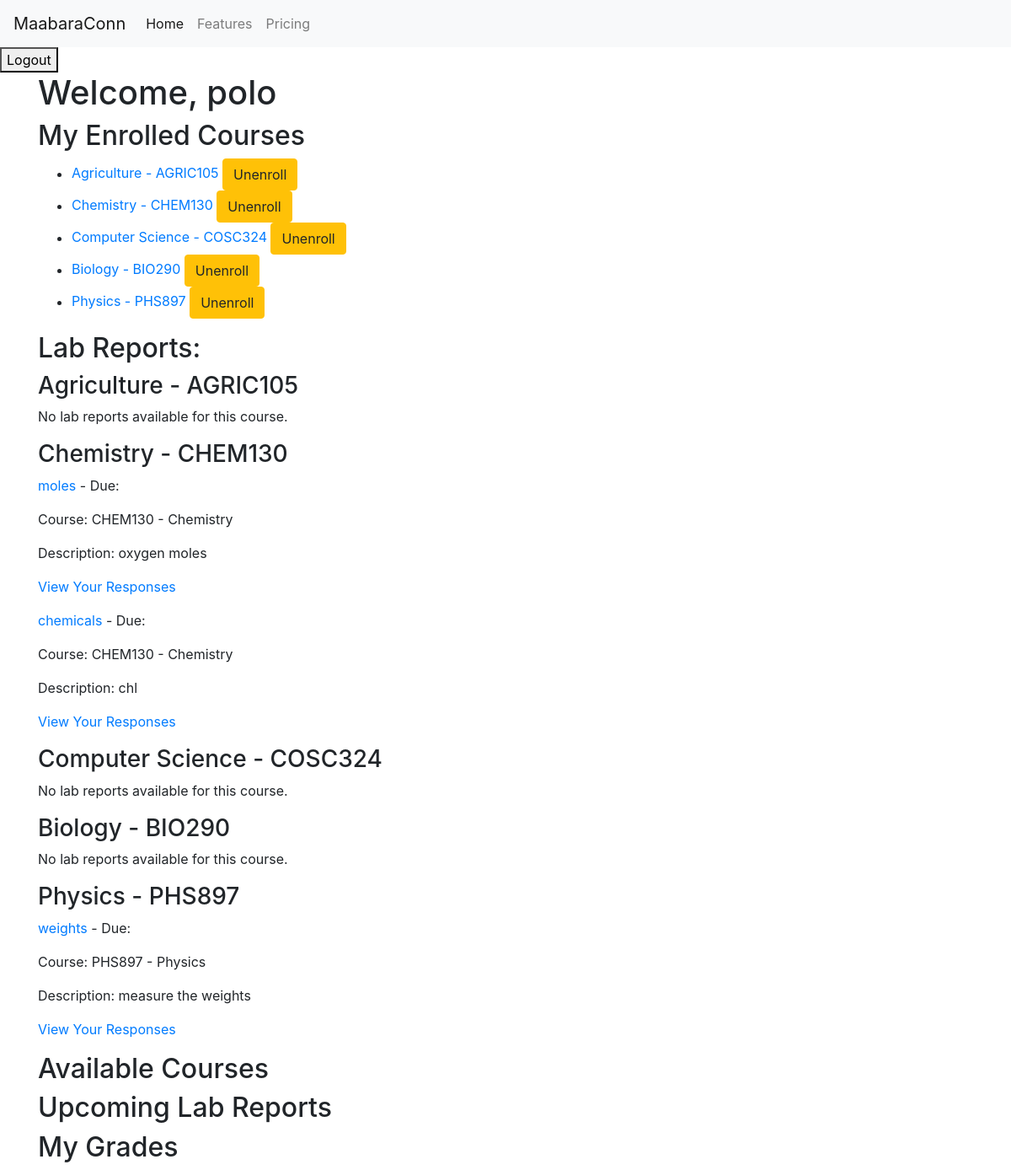
/users/dashboard/ (signed in), run on the app's committed database.
### users/models.py (models this page shows, shortened)
class User(AbstractUser):
    class Role(models.TextChoices):
        STUDENT = 'ST', _('Student')
        LAB_TECH = 'LT', _('Lab Technician')
        LECTURER = 'LE', _('Lecturer')
    role = models.CharField(
        max_length=2,
        choices=Role.choices,
        default=Role.STUDENT,
    )
    groups = models.ManyToManyField(Group, verbose_name=_('groups'), blank=True, help_text=_(
        'The groups this user belongs to. A user will get all permissions granted to each of their groups.'),
        related_name="user_set_custom",
        related_query_name="user",
    )
    user_permissions = models.ManyToManyField(
        Permission,
        verbose_name=_('user permissions'),
        blank=True,
        help_text=_('Specific permissions for this user.'),
        related_name="user_set_custom",
        related_query_name="user",
    )

class Course(models.Model):
    name = models.CharField(max_length=255, unique=True)
    code = models.CharField(max_length=10, unique=True)
    lecturer = models.ForeignKey(
        User, on_delete=models.CASCADE, related_name='courses')
    def __str__(self):
        return f"{self.code} - {self.name}"
    student = models.ManyToManyField(
        User, related_name='enrolled_courses', blank=False)

class LabReport(models.Model):
    REPORT_TYPE_CHOICES = [
        ('IND', 'Individual'),
        ('GRP', 'Group'),]
    report_type = models.CharField(
        max_length=3, choices=REPORT_TYPE_CHOICES, default='IND')
    creator = models.ForeignKey(
        settings.AUTH_USER_MODEL, on_delete=models.CASCADE, related_name='lab_reports')
    course = models.ForeignKey(
        Course, on_delete=models.CASCADE, related_name='lab_reports')
    title = models.CharField(max_length=255)
    description = models.TextField()
    laboratory = models.ForeignKey(
        Laboratory, on_delete=models.CASCADE, related_name='lab_reports', null=True)
    document = models.FileField(upload_to='lab_reports/')
    submitted_at = models.DateTimeField(auto_now_add=True)
    status = models.CharField(max_length=100, default='Pending')
    template = models.ForeignKey(
        LabTemplate, on_delete=models.SET_NULL, null=True, blank=True, related_name='lab_reports')

### users/views.py (the view, shortened to what this page needs)
# urls.py: path('dashboard/', views.dashboard, name='dashboard'),
@login_required
def dashboard(request):
    if request.user.role == User.Role.STUDENT:
        courses = Course.objects.filter(
            student=request.user)  # Example query
        lab_reports = LabReport.objects.filter(
            creator=request.user)  # Example query
        grades = Grade.objects.filter(
            lab_report__creator=request.user)  # Example query
        enrolled_courses = request.user.enrolled_courses.all()
        available_courses = Course.objects.exclude(
            id__in=enrolled_courses.values_list('id', flat=True))
        lab_reports = LabReport.objects.filter(creator=request.user)
        grades = Grade.objects.filter(lab_report__creator=request.user)
        context = {
            'enrolled_courses': enrolled_courses,
            'available_courses': available_courses,
            'lab_reports': lab_reports,
            'grades': grades,
            'courses': courses
        }
        return render(request, 'users/student_dashboard.html', context)
    else:
        return HttpResponse("Your role is not defined for a specific dashboard.")

### users/templates/users/student_dashboard.html (shortened to what this page needs)
{% extends 'base.html' %} {% block content %}
<div class="container">
  <h1>Welcome, {{ request.user.username }}</h1>
  <section>
    <h2>My Enrolled Courses</h2>
    <ul>
      {% for course in request.user.enrolled_courses.all %}
      <li>
        <a href="{% url 'course_detail' course.id %}"
          >{{ course.name }} - {{ course.code }}</a
        >
        <form
          method="post"
          action="{% url 'unenroll_course' %}"
          style="display: inline"
        >
          <button type="submit" class="btn btn-warning">Unenroll</button>
        </form>
      </li>
      {% endfor %}
    </ul>
  </section>
  <section>
    <h2>Lab Reports:</h2>
    {% for course in request.user.enrolled_courses.all %}
    <div>
      <h3>{{ course.name }} - {{ course.code }}</h3>
      {% for lab_report in course.lab_reports.all %}
      <p>
        <a href="{% url 'lab_report_detail' lab_report.id %}">
          {{ lab_report.title }}
        </a>
        - Due: {{ lab_report.due_date }}
      </p>
      <p>Course: {{ lab_report.course }}</p>
      <p>Description: {{ lab_report.description }}</p>
      <p>
        <a href="{% url 'student_lab_report_responses' lab_report.id %}"
          >View Your Responses</a
        >
      </p>
      {% empty %}
      <p>No lab reports available for this course.</p>
      {% endfor %}
    </div>
    {% endfor %}
  </section>
  <section>
    <h2>Available Courses</h2>
  </section>
  <section>
    <h2>Upcoming Lab Reports</h2>
  </section>
  <section>
    <h2>My Grades</h2>
  </section>
</div>
{% endblock %}

### data on the page
User: user.username "polo"
Course: name "Agriculture", code "AGRIC105"
Course: name "Chemistry", code "CHEM130"
Course: name "Computer Science", code "COSC324"
Course: name "Biology", code "BIO290"
Course: name "Physics", code "PHS897"
LabReport: title "moles", course "CHEM130 - Chemistry", description "oxygen moles"
LabReport: title "chemicals", course "CHEM130 - Chemistry", description "chl"
LabReport: title "weights", course "PHS897 - Physics", description "measure the weights"
